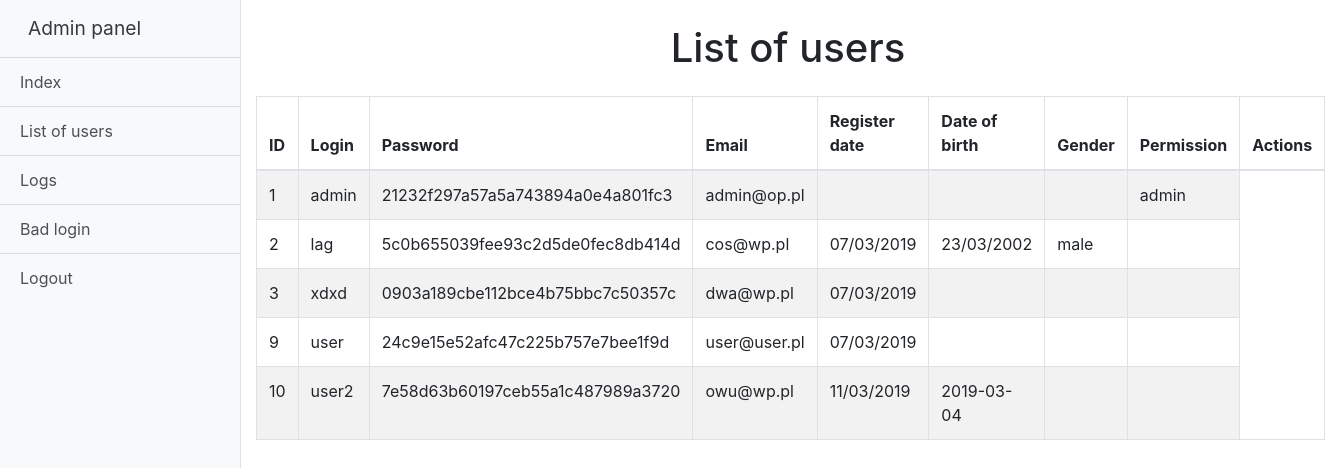
The page /adminPanel.php?action=users (signed in) on the database its author committed.
### tables this page shows
CREATE TABLE "users" (
	`ID`	INTEGER NOT NULL PRIMARY KEY AUTOINCREMENT,
	`login`	TEXT NOT NULL,
	`passwd`	TEXT NOT NULL,
	`email`	TEXT NOT NULL,
	`registerDate`	TEXT NOT NULL,
	`dateOfBirth`	TEXT,
	`gender`	TEXT,
	`perm`	INTEGER
);

### usersList.php (the view, shortened to what this page needs)
<?php
  if (isset($_SESSION["id"])) {
    $id = $_SESSION["id"];
    try {
      $db = new PDO("sqlite:database.sqlite");
    } catch (PDOException $e) {
      echo "Error!".$e->getMessage();
    }
      $query = "SELECT * FROM users WHERE ID = $id AND perm = 'admin'";
      $result = $db->query($query);
      if ($result === false) {
        header("Location: index.php");
      } else {
        $rows = $result->fetch();
        if ($rows != false) {
?>
<div class="container-fluid mt-4">
  <h1 class="text-center">List of users</h1>
  <table class="table-striped table table-bordered mt-4">
    <thead>
      <tr>
        <th>ID</th>
        <th>Login</th>
        <th>Password</th>
        <th>Email</th>
        <th>Register date</th>
        <th>Date of birth</th>
        <th>Gender</th>
        <th>Permission</th>
        <th>Actions</th>
      </tr>
    </thead>
    <tbody>
      <?php
        try {
          $conn = new PDO("sqlite:database.sqlite");
          $sql = "SELECT * FROM users";
          $result = $conn->query($sql);
          if ($result === false) {
            echo "<SCRIPT type='text/javascript'>
            alert('Error!!!');
              window.location.replace(\"adminPanel.php\");
            </SCRIPT>";
          } else {
            foreach ($result as $value) {
              echo "<tr>";
              echo "<td>".$value["ID"]."</td>";
              echo "<td>".$value["login"]."</td>";
              echo "<td>".md5($value["passwd"])."</td>";
              echo "<td>".$value["email"]."</td>";
              echo "<td>".$value["registerDate"]."</td>";
              echo "<td>".$value["dateOfBirth"]."</td>";
              echo "<td>".$value["gender"]."</td>";
              echo "<td>".$value["perm"]."</td>";
              echo "</tr>";
            }
          }
        } catch (PDOException $e) {
          echo "Error!".$e->getMessage();
        }
      ?>
    </tbody>
  </table>
</div>
<?php
} else {
  header("Location: index.php");
}
  }
} else {
  header("Location: index.php");
}
?>

### css/sidebar.css (style rules this page uses)
body { overflow-x: hidden; }

### rows shown on the page
users: ID "1", login "admin", passwd "21232f297a57a5a743894a0e4a801fc3", email "admin@op.pl", perm "admin"
users: ID "2", login "lag", passwd "5c0b655039fee93c2d5de0fec8db414d", email "cos@wp.pl", registerDate "07/03/2019", dateOfBirth "23/03/2002", gender "male"
users: ID "3", login "xdxd", passwd "0903a189cbe112bce4b75bbc7c50357c", email "dwa@wp.pl", registerDate "07/03/2019"
users: ID "9", login "user", passwd "24c9e15e52afc47c225b757e7bee1f9d", email "user@user.pl", registerDate "07/03/2019"
users: ID "10", login "user2", passwd "7e58d63b60197ceb55a1c487989a3720", email "owu@wp.pl", registerDate "11/03/2019", dateOfBirth "2019-03-04"
